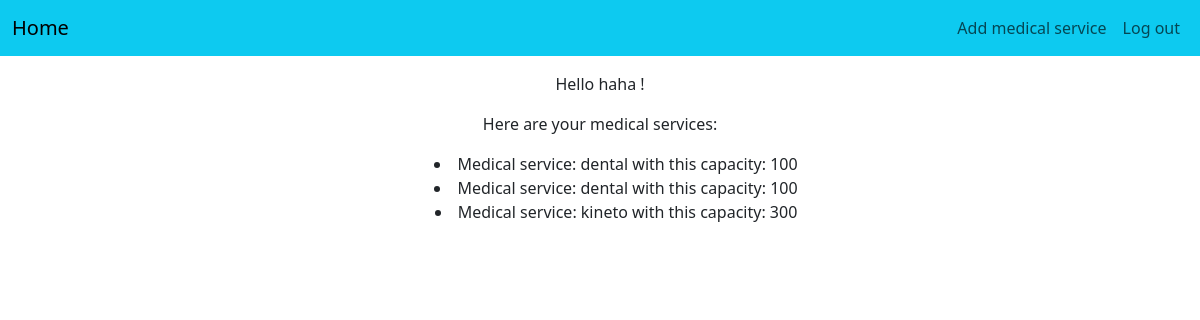
The page /index_clinic (signed in) on the database as committed earlier.
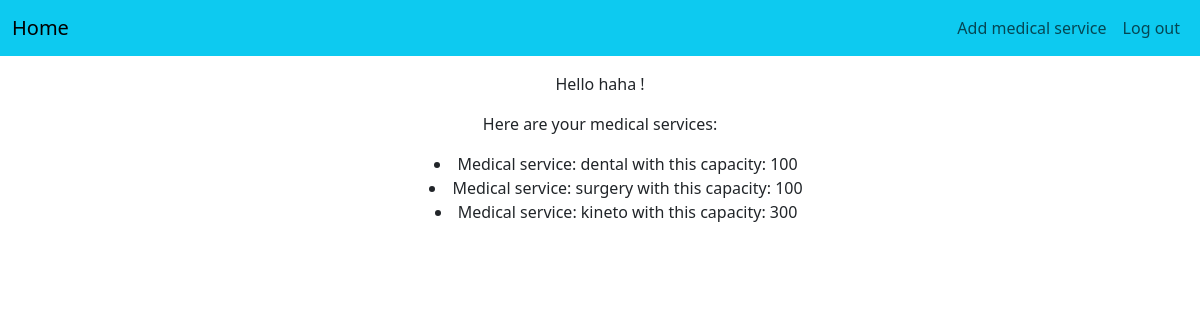
The same page on the database as committed later.
### tables this page shows
CREATE TABLE medical_service (medical_service_id INTEGER PRIMARY KEY AUTOINCREMENT, clinic_id INTEGER, service_name TEXT, capacity INTEGER, FOREIGN KEY (clinic_id) REFERENCES clinic(clinic_id));

### server.py (the view)
@app.route("/index_clinic")
def index_clinic():
    if "clinic_username" in session:
        clinic_username = session["clinic_username"]
        return render_template(
            "index_clinic.html",
            logged_in=True,
            clinic_username=clinic_username,
            medical_services=db_model.get_services_and_capacity_for_clinic(clinic_username)
        )
    return render_template("index_clinic.html")

### db_utility_model.py (called while the page is built)
def db_fetch(query, args=(), all=False, db_name=DBFILENAME):
    with sqlite3.connect(db_name) as conn:
        conn.row_factory = sqlite3.Row
        cur = conn.execute(query, args)
        if all:
            res = cur.fetchall()
            if res:
                res = [dict(e) for e in res]
            else:
                res = []
        else:
            res = cur.fetchone()
            if res:
                res = dict(res)
    return res

def get_services_and_capacity_for_clinic(clinic_username):
    clinic_id=db_fetch("select clinic_id from clinic where clinic_username=?", (clinic_username,), all=False)
    medical_services = db_fetch("select service_name, capacity from medical_service where clinic_id=?", (clinic_id['clinic_id'],), all=True)
    return medical_services

### templates/index_clinic.html (shortened to what this page needs)
{% include "header_administrator.html" %}
  <div class="container text-center bg-white text-dark p-3">
  <div class="row mb-4">
    <div class="col-12">
      {% if logged_in %}
      <p>Hello {{clinic_username}} !</p>
      <p>Here are your medical services:</p>
        <ul>
          {% for medical_service in medical_services %}
            <li style="list-style-position: inside;">Medical service: {{ medical_service['service_name'] }} with this capacity: {{ medical_service['capacity'] }} </li>
          {% endfor %}
        </ul>
    {% endif %}
  </body>

Rows that differ between the two databases and show on the page:
changed medical_service: service_name "dental" → "surgery"
